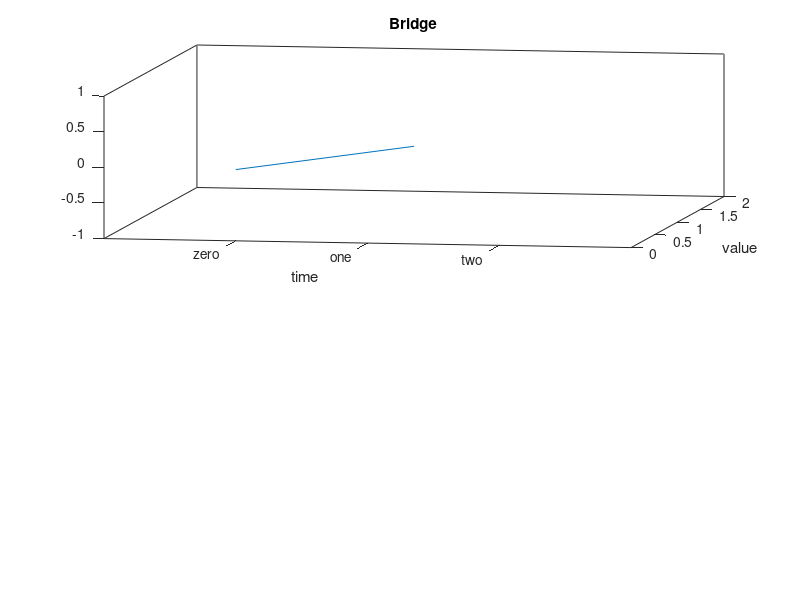

Write MATLAB code to recreate this figure. (Note: this script raises an error after producing the figure.)
f = figure(30);
ax1 = subplot(211);
plot([0, 1], [0, 1]);
before_axes = get(f, 'CurrentAxes');
before_hold = ishold(ax1);

set(ax1, 'Title', "Bridge", 'XLabel', 'time', 'YLabel', 'value');
set(ax1, 'XLim', [-1, 3], 'YLim', [0, 2], 'View', [10, 20]);
set(ax1, 'XTick', [0, 1, 2], 'XTickLabel', {'zero', 'one', 'two'}, 'XTickAngle', 30);
set(ax1, 'Box', 'off', 'Visible', 'off', 'Grid', 'on', 'Hold', 'on');
set(ax1, 'CLim', [2, 8], 'Colormap', 'hot', 'Colorbar', 'on');
after_hold = ishold(ax1);

title_text = get(ax1, 'Title');
xlabel_text = get(ax1, 'XLabel');
ylabel_text = get(ax1, 'YLabel');
xlim_value = get(ax1, 'XLim');
ylim_value = get(ax1, 'YLim');
xtick_value = get(ax1, 'XTick');
xticklabel_value = get(ax1, 'XTickLabel');
xtickangle_value = get(ax1, 'XTickAngle');
box_value = get(ax1, 'Box');
visible_value = get(ax1, 'Visible');
grid_value = get(ax1, 'Grid');
hold_value = get(ax1, 'Hold');
view_value = get(ax1, 'View');
clim_value = get(ax1, 'CLim');
colormap_value = get(ax1, 'Colormap');
colorbar_value = get(ax1, 'Colorbar');
figure_number = get(f, 'Number');
paper_units_default = get(f, 'PaperUnits');
paper_type_default = get(f, 'PaperType');
paper_size_default = get(f, 'PaperSize');
paper_orientation_default = get(f, 'PaperOrientation');
paper_mode_default = get(f, 'PaperPositionMode');
paper_position_default = get(f, 'PaperPosition');

set(f, 'PaperUnits', 'centimeters');
paper_size_cm = get(f, 'PaperSize');
paper_position_cm = get(f, 'PaperPosition');

set(f, 'PaperUnits', 'points');
paper_size_points = get(f, 'PaperSize');

set(f, 'PaperUnits', 'normalized');
paper_size_normalized = get(f, 'PaperSize');
paper_position_normalized = get(f, 'PaperPosition');

set(f, 'PaperUnits', 'inches');
set(f, 'PaperType', 'a4');
paper_type_a4 = get(f, 'PaperType');
paper_size_a4 = get(f, 'PaperSize');

set(f, 'PaperSize', [12, 14]);
paper_type_custom = get(f, 'PaperType');
paper_size_custom = get(f, 'PaperSize');

set(f, 'PaperOrientation', 'landscape');
paper_orientation_landscape = get(f, 'PaperOrientation');
paper_position_landscape = get(f, 'PaperPosition');

set(f, 'PaperPositionMode', 'manual');
set(f, 'PaperPosition', [1, 2, 3, 4]);
paper_mode_manual = get(f, 'PaperPositionMode');
paper_position_manual = get(f, 'PaperPosition');

lower = subplot(212);
plot([0, 1], [1, 0]);
set(lower, 'Legend', {'Down'});
title(lower, "Lower");
xlabel(lower, "distance");
ylabel(lower, "magnitude");
zlabel(lower, "depth");
caxis(ax1, [1, 9]);
top_clim_after_target = caxis(ax1);
lower_clim_after_target = get(lower, 'CLim');
colormap(ax1, 'spring');
top_colormap_after_target = get(ax1, 'Colormap');
lower_colormap_after_target = get(lower, 'Colormap');
colorbar(ax1, 'off');
top_colorbar_after_target = get(ax1, 'Colorbar');
lower_colorbar_after_target = get(lower, 'Colorbar');
legend(ax1, {'Top'});
top_legend_after_target = get(ax1, 'Legend');
lower_legend_after_target = get(lower, 'Legend');
current_lower = gca();
figure_current = get(f, 'CurrentAxes');
legend_value = get(lower, 'Legend');
lower_title = get(lower, 'Title');
lower_xlabel = get(lower, 'XLabel');
lower_ylabel = get(lower, 'YLabel');
lower_zlabel = get(lower, 'ZLabel');
upper_title_after_lower_label = get(ax1, 'Title');

set(f, 'CurrentAxes', ax1);
restored_axes = get(f, 'CurrentAxes');
restored_gca = gca();
